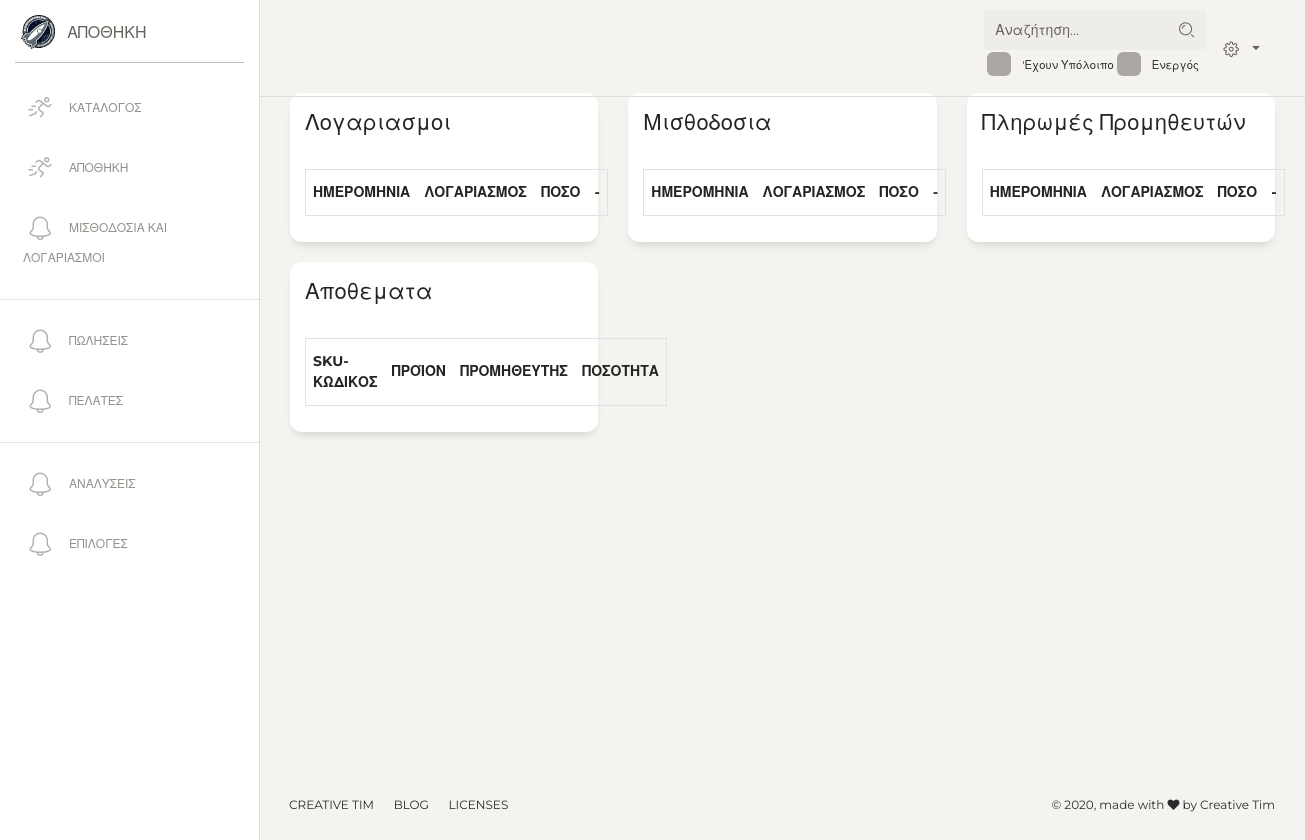
Page / (signed in) on the earlier database version.
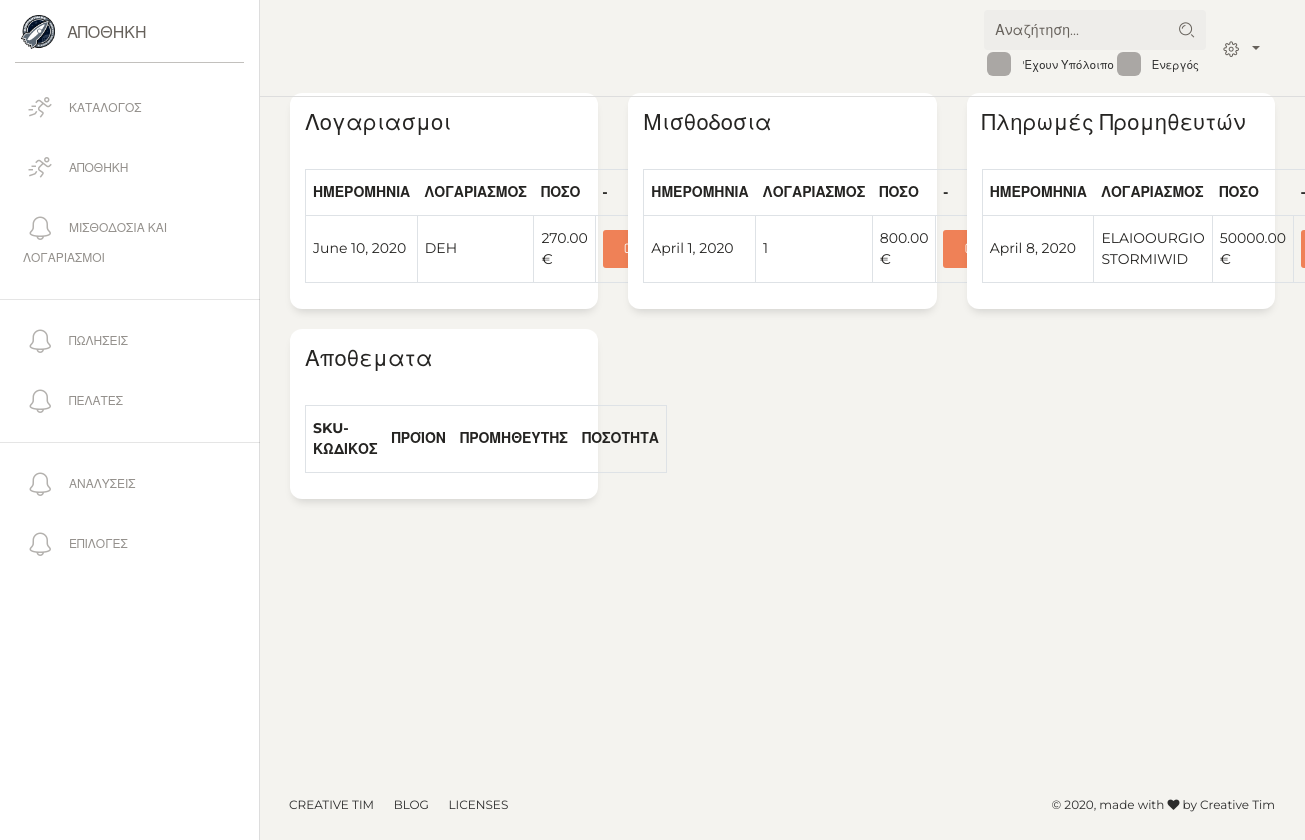
Same page on the later database version.
### payroll/models.py (models this page shows, shortened)
class Bill(DefaultOrderModel):
    title = models.CharField(max_length=150, verbose_name='Τίτλος', blank=True)
    category = models.ForeignKey(BillCategory, null=True,
                                 on_delete=models.PROTECT,
                                 related_name='bills',
                                 verbose_name='Λογαριασμός'
                                 )
    objects = models.Manager()
    class Meta:
        verbose_name_plural = '1. Εντολη Πληρωμης Λογαριασμού'
        verbose_name = 'Λογαριασμός'
        ordering = ['-date_expired']
    def get_edit_url(self):
        return reverse('payroll_bills:bill_update', kwargs={'pk': self.id})

class BillCategory(models.Model):
    active = models.BooleanField(default=True)
    title = models.CharField(unique=True, max_length=150, verbose_name='Ονομασια')
    balance = models.DecimalField(default=0, max_digits=50, decimal_places=2)
    objects = models.Manager()
    class Meta:
        verbose_name_plural = '4. Λογαριασμοί'
    def __str__(self):
        return self.title
    def tag_balance(self):
        return f'{self.balance} {CURRENCY}'
    tag_balance.short_description = 'Remaining'

class Payroll(DefaultOrderModel):
    title = models.CharField(max_length=150, verbose_name='Τίτλος', blank=True)
    person = models.ForeignKey(Person, verbose_name='Υπάλληλος', on_delete=models.PROTECT,
                               related_name='person_invoices')
    category = models.CharField(max_length=1, choices=PAYROLL_CHOICES, default='1', verbose_name='Κατηγορια')
    objects = models.Manager()
    class Meta:
        verbose_name_plural = '2. Μισθόδοσία'
        verbose_name = 'Εντολή Πληρωμής'
        ordering = ['is_paid', '-date_expired', ]
    def get_edit_url(self):
        return reverse('payroll_bills:payroll_update', kwargs={'pk': self.id})
    def tag_value(self):
        return '%s %s' % (self.value, CURRENCY)
    tag_value.short_description = 'Αξία Παραστατικού'

### warehouse/models.py (models this page shows, shortened)
class Payment(models.Model):
    is_paid = models.BooleanField(default=True, verbose_name='Πληρωμενο;')
    date = models.DateField(verbose_name='Ημερομηνία')
    title = models.CharField(max_length=150, verbose_name='Τίτλος')
    payment_method = models.ForeignKey(PaymentMethod, on_delete=models.PROTECT, null=True,
                                       verbose_name='Τροπος Πληρωμής')
    vendor = models.ForeignKey(Vendor, on_delete=models.CASCADE, related_name='payments', verbose_name='Προμηθευτής')
    value = models.DecimalField(decimal_places=2, max_digits=20, verbose_name='Αξία')
    description = models.TextField(blank=True, verbose_name='Περιγραφή')
    class Meta:
        ordering = ['-date']
    def tag_value(self):
        return f'{self.value} {CURRENCY}'
    def get_edit_url(self):
        return reverse('warehouse:payment_update', kwargs={'pk': self.id})

class Vendor(models.Model):
    active = models.BooleanField(default=True, verbose_name='Ενεργό')
    title = models.CharField(max_length=200, unique=True, verbose_name='Εταιρία')
    owner = models.CharField(max_length=200, blank=True, verbose_name='Ιδιοκτήτης')
    afm = models.CharField(max_length=150, blank=True, verbose_name='ΑΦΜ')
    doy = models.CharField(max_length=150, blank=True, verbose_name='ΔΟΥ')
    phone = models.CharField(max_length=200, blank=True, verbose_name='Σταθερο Τηλεφωνο')
    cellphone = models.CharField(max_length=200, blank=True, verbose_name='Κινητό')
    email = models.EmailField(blank=True)
    site = models.URLField(blank=True, null=True)
    description = models.TextField(blank=True, null=True, verbose_name='Λεπτομεριες')
    address = models.CharField(max_length=240, blank=True, null=True, verbose_name='Διευθυνση')
    city = models.CharField(max_length=240, blank=True, null=True, verbose_name='Πολη')
    balance = models.DecimalField(decimal_places=2, max_digits=50, default=0.00, verbose_name='Υπόλοιπο')
    paid_value = models.DecimalField(decimal_places=2, max_digits=50, default=0.00)
    value = models.DecimalField(decimal_places=2, max_digits=50, default=0.00)
    taxes_modifier = models.CharField(max_length=1, choices=TAXES_CHOICES, default='c')
    class Meta:
        ordering = ['title']
    def __str__(self):
        return f'{self.title}'
    def tag_balance(self):
        return f'{self.balance} {CURRENCY}'
    tag_balance.short_description = 'Υπολοίπο'

### dashboard/views.py (the view)
# urls.py: path('', DashboardHomepageView.as_view(), name='homepage')
@method_decorator(staff_member_required, name='dispatch')
class DashboardHomepageView(TemplateView):
    template_name = 'dashboard.html'
    def get_context_data(self, **kwargs):
        context = super().get_context_data(**kwargs)
        context['bills'] = Bill.objects.filter(is_paid=False)[:8]
        context['payroll'] = Payroll.objects.filter(is_paid=False)[:8]
        context['vendor_payments'] = Payment.objects.all()[:8]
        context['warning_products'] = Product.objects.filter(safe_warning=True)[:10]
        return context

### payroll/abstract_models.py (called while the page is built)
    def tag_final_value(self):
        return f'{self.final_value} {CURRENCY}'

### project_settings/templates/dashboard.html (shortened to what the changed rows need)
<!DOCTYPE html>
<html lang="en">
{% include 'include/css.html' %}
<body class="">
  <div class="wrapper ">
    <div class="main-panel">
        {% block content %}
           <div class="content">
               <div class="row">
                   <div class="col-4">
                        <div class="card">
                            <div class="card-body">
                                <table class="table table-bordered">
                                    <thead>
                                        <tr>
                                            <th>Ημερομηνια</th>
                                            <th>Λογαριασμος</th>
                                            <th>Ποσο</th>
                                            <th>-</th>
                                        </tr>
                                    </thead>
                                    <tbody>
                                        {% for ele in bills %}
                                            <tr>
                                                <td>{{ ele.date_expired|date }}</td>
                                                <td>{{ ele.category }}</td>
                                                <td>{{ ele.tag_final_value }}</td>
                                                <td><a href="{{ ele.get_edit_url }}" class="btn btn-danger"> </a> </td>
                                            </tr>
                                        {% endfor %}
                                    </tbody>
                                </table>
                            </div>
                        </div>
                   </div>
                   <div class="col-4">
                        <div class="card">
                            <div class="card-body">
                                 <table class="table table-bordered">
                                    <thead>
                                        <tr>
                                            <th>Ημερομηνια</th>
                                            <th>Λογαριασμος</th>
                                            <th>Ποσο</th>
                                            <th>-</th>
                                        </tr>
                                    </thead>
                                    <tbody>
                                        {% for ele in payroll %}
                                            <tr>
                                                <td>{{ ele.date_expired|date }}</td>
                                                <td>{{ ele.category }}</td>
                                                <td>{{ ele.tag_final_value }}</td>
                                                <td><a href="{{ ele.get_edit_url }}" class="btn btn-danger"> </a> </td>
                                            </tr>
                                        {% endfor %}
                                    </tbody>
                                </table>
                            </div>
                        </div>
                   </div>
                   <div class="col-4">
                        <div class="card">
                            <div class="card-body">
                                 <table class="table table-bordered">
                                    <thead>
                                        <tr>
                                            <th>Ημερομηνια</th>
                                            <th>Λογαριασμος</th>
                                            <th>Ποσο</th>
                                            <th>-</th>
                                        </tr>
                                    </thead>
                                    <tbody>
                                        {% for ele in vendor_payments %}
                                            <tr>
                                                <td>{{ ele.date|date }}</td>
                                                <td>{{ ele.vendor }}</td>
                                                <td>{{ ele.tag_value }}</td>
                                                <td><a href="{{ ele.get_edit_url }}" class="btn btn-danger"> </a> </td>
                                            </tr>
                                        {% endfor %}
                                    </tbody>
                                </table>
                            </div>
                        </div>
                   </div>
               </div>
                <div class="row">
                    <div class="col-4">
                        <div class="card">
                            <div class="card-body">
                                <table class="table table-bordered">
                                    <thead>
                                    <tr>
                                        <th>Sku- Κωδικος</th>
                                        <th>Προϊόν</th>
                                        <th>Προμηθευτης</th>
                                        <th>Ποσοτητα</th>
                                    </tr>
                                    </thead>
                                </table>
                            </div>
                        </div>
                    </div>
                </div>
           </div>
       {% endblock %}
    </div>
  </div>
</body>
</html>

Differences in the rows shown:
now on this page (row edited): Bill: date_expired "June 10, 2020", category "DEH", tag_final_value "270.00 €"
added Payroll: date_expired "April 1, 2020", category "1", tag_final_value "800.00 €"
added Payment: date "April 8, 2020", vendor "ELAIOOURGIO STORMIWID", tag_value "50000.00 €"
